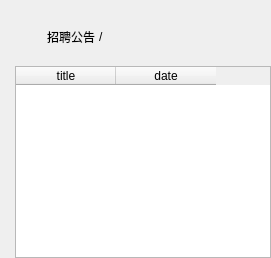
        <widget class="QWidget" name="supInfoPage">
         <layout class="QVBoxLayout" name="verticalLayout_3">
          <property name="spacing">
           <number>0</number>
          </property>
          <property name="leftMargin">
           <number>15</number>
          </property>
          <property name="topMargin">
           <number>0</number>
          </property>
          <property name="rightMargin">
           <number>0</number>
          </property>
          <property name="bottomMargin">
           <number>0</number>
          </property>
          <item>
           <spacer name="verticalSpacer_3">
            <property name="orientation">
             <enum>Qt::Vertical</enum>
            </property>
            <property name="sizeType">
             <enum>QSizePolicy::Fixed</enum>
            </property>
            <property name="sizeHint" stdset="0">
             <size>
              <width>20</width>
              <height>16</height>
             </size>
            </property>
           </spacer>
          </item>
          <item>
           <widget class="QWidget" name="crumbsWidget" native="true">
            <property name="minimumSize">
             <size>
              <width>0</width>
              <height>42</height>
             </size>
            </property>
            <layout class="QHBoxLayout" name="horizontalLayout_3">
             <property name="spacing">
              <number>0</number>
             </property>
             <property name="leftMargin">
              <number>0</number>
             </property>
             <property name="topMargin">
              <number>0</number>
             </property>
             <property name="rightMargin">
              <number>0</number>
             </property>
             <property name="bottomMargin">
              <number>0</number>
             </property>
             <item>
              <spacer name="horizontalSpacer_7">
               <property name="orientation">
                <enum>Qt::Horizontal</enum>
               </property>
               <property name="sizeType">
                <enum>QSizePolicy::Fixed</enum>
               </property>
               <property name="sizeHint" stdset="0">
                <size>
                 <width>32</width>
                 <height>20</height>
                </size>
               </property>
              </spacer>
             </item>
             <item>
              <widget class="QLabel" name="recruitHeadTip">
               <property name="text">
                <string>招聘公告</string>
               </property>
              </widget>
             </item>
             <item>
              <spacer name="horizontalSpacer_5">
               <property name="orientation">
                <enum>Qt::Horizontal</enum>
               </property>
               <property name="sizeType">
                <enum>QSizePolicy::Fixed</enum>
               </property>
               <property name="sizeHint" stdset="0">
                <size>
                 <width>4</width>
                 <height>20</height>
                </size>
               </property>
              </spacer>
             </item>
             <item>
              <widget class="QLabel" name="headerSpliter">
               <property name="text">
                <string>/</string>
               </property>
              </widget>
             </item>
             <item>
              <spacer name="horizontalSpacer_6">
               <property name="orientation">
                <enum>Qt::Horizontal</enum>
               </property>
               <property name="sizeType">
                <enum>QSizePolicy::Fixed</enum>
               </property>
               <property name="sizeHint" stdset="0">
                <size>
                 <width>4</width>
                 <height>20</height>
                </size>
               </property>
              </spacer>
             </item>
             <item>
              <spacer name="horizontalSpacer_8">
               <property name="orientation">
                <enum>Qt::Horizontal</enum>
               </property>
               <property name="sizeHint" stdset="0">
                <size>
                 <width>40</width>
                 <height>20</height>
                </size>
               </property>
              </spacer>
             </item>
            </layout>
           </widget>
          </item>
          <item>
           <spacer name="verticalSpacer_4">
            <property name="orientation">
             <enum>Qt::Vertical</enum>
            </property>
            <property name="sizeType">
             <enum>QSizePolicy::Fixed</enum>
            </property>
            <property name="sizeHint" stdset="0">
             <size>
              <width>20</width>
              <height>8</height>
             </size>
            </property>
           </spacer>
          </item>
          <item>
           <widget class="QWidget" name="widget_5" native="true">
            <layout class="QHBoxLayout" name="horizontalLayout_4">
             <property name="spacing">
              <number>0</number>
             </property>
             <property name="leftMargin">
              <number>0</number>
             </property>
             <property name="topMargin">
              <number>0</number>
             </property>
             <property name="rightMargin">
              <number>0</number>
             </property>
             <property name="bottomMargin">
              <number>0</number>
             </property>
             <item>
              <widget class="QTableWidget" name="recruitAllTableWidget">
               <column>
                <property name="text">
                 <string>title</string>
                </property>
               </column>
               <column>
                <property name="text">
                 <string>date</string>
                </property>
               </column>
              </widget>
             </item>
            </layout>
           </widget>
          </item>
         </layout>
        </widget>
